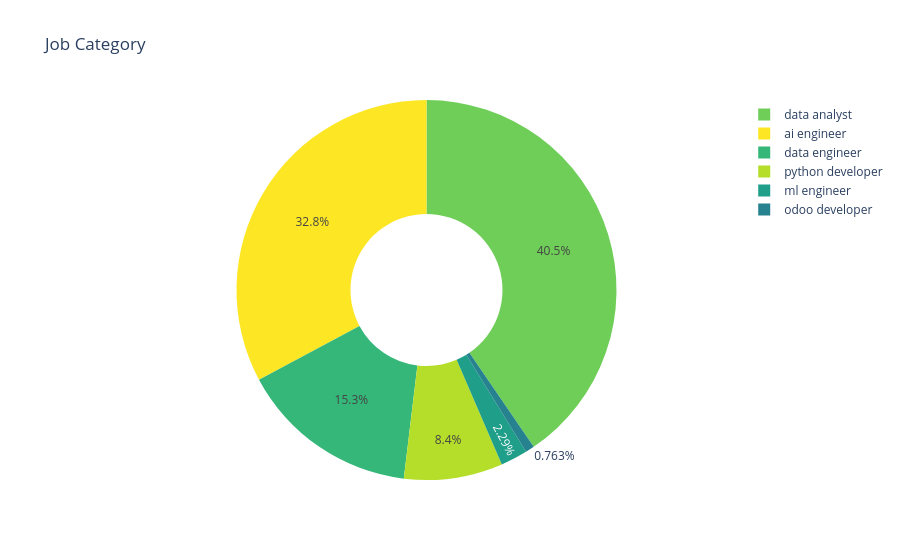

Notebook code cell kept with this figure:
### Markdown cell above
## category

### Code cell
distribution_chart.distribution_chart(
    data=job_doc["job_category"],
    chart_type="pie",
    title_text="Job Category",
)

### Figure 1 — Plotly figure (JSON) as saved in the notebook; plotly's stock layout.template omitted (floating-point values rounded to 4 significant figures)
{"data": [{"hole": 0.4, "labels": ["ai engineer", "python developer", "data analyst", "data engineer", "ml engineer", "odoo developer"], "marker": {"colors": ["#fde725", "#b5de2b", "#6ece58", "#35b779", "#1f9e89", "#26828e", "#31688e", "#3e4989", "#482878", "#440154"]}, "type": "pie", "values": [43, 11, 53, 20, 3, 1]}], "layout": {"annotations": [{"font": {"size": 20}, "showarrow": false, "text": "", "xanchor": "center", "y": 0.5}], "title": {"text": "Job Category"}}}
